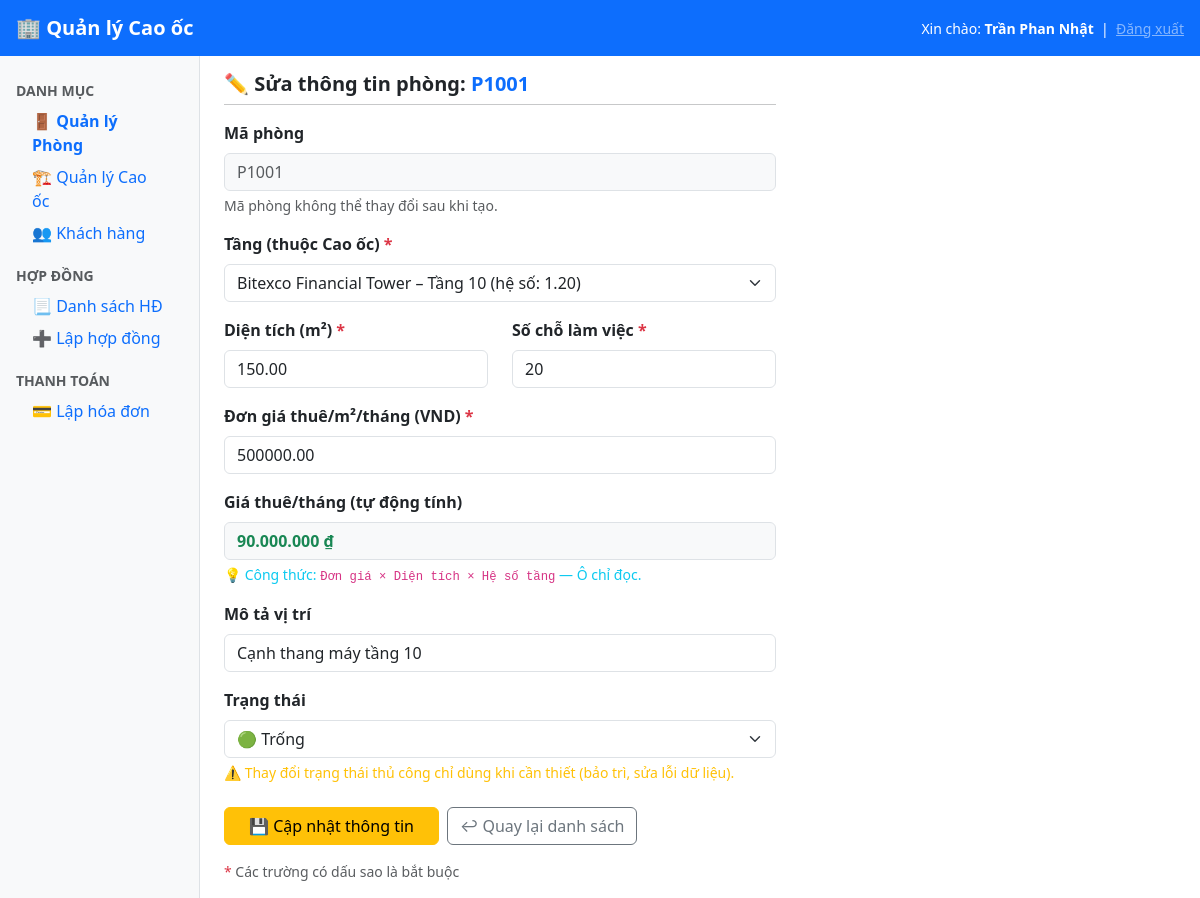
/admin/phong/phong_sua.php?id=P1001 (signed in), run on the app's committed database.
### tables this page shows
CREATE TABLE IF NOT EXISTS PHONG (
    maPhong CHAR(10) PRIMARY KEY,
     
    dienTich DECIMAL(15,2) NOT NULL CHECK (dienTich > 0),
    soChoLamViec INT NOT NULL CHECK (soChoLamViec > 0),
    moTaViTri VARCHAR(200) NULL,
    donGiaM2 DECIMAL(15,2) NOT NULL CHECK (donGiaM2 > 0),
    giaThue DECIMAL(15,2) DEFAULT 0,
    trangThai VARCHAR(20) DEFAULT "Trống",
    maTang CHAR(10) NOT NULL,
    FOREIGN KEY (maTang) REFERENCES TANG(maTang) ON DELETE CASCADE ON UPDATE CASCADE
);

### thuvien.php (called while the page is built, shortened)
<?php
function e($chuoi) {
    return htmlspecialchars($chuoi ?? '', ENT_QUOTES, 'UTF-8');
}

### admin/phong/phong_sua.php (the view, shortened to what this page needs)
<?php
require_once "../../thuvien.php";
require_once "../../cauhinh.php";
$maPhong = trim($_GET['id'] ?? '');
$maPhong_esc = $conn->real_escape_string($maPhong);
$sql_phong = "SELECT p.*, t.heSoGia, t.soTang, c.tenCaoOc
              FROM PHONG p
              JOIN TANG   t ON p.maTang  = t.maTang
              JOIN CAO_OC c ON t.maCaoOc = c.maCaoOc
              WHERE p.maPhong = '$maPhong_esc'";
$result_phong = $conn->query($sql_phong);
$phong = $result_phong->fetch_assoc();
$sql_tang = "SELECT t.maTang, t.soTang, t.heSoGia, c.tenCaoOc
             FROM TANG t
             JOIN CAO_OC c ON t.maCaoOc = c.maCaoOc
             ORDER BY c.tenCaoOc, t.soTang";
$result_tang = $conn->query($sql_tang);
?>
<!DOCTYPE html>
<html lang="vi">
<head>
    <link rel="stylesheet"
          href="https://cdn.jsdelivr.net/npm/bootstrap@5.3.0/dist/css/bootstrap.min.css">
    <link rel="stylesheet" href="../assets/css/style.css">
</head>
<body>
<nav class="navbar navbar-dark bg-primary px-3 py-2">
    <span class="navbar-brand fw-bold fs-5">🏢 Quản lý Cao ốc</span>
    <span class="text-white small">
        Xin chào: <strong><?php echo e($_SESSION['tenNV']); ?></strong>
        &nbsp;|&nbsp;
        <a href="../dangxuat.php" class="text-white-50">Đăng xuất</a>
    </span>
</nav>
<div class="container-fluid">
<div class="row">
    <div class="col-md-2 bg-light border-end min-vh-100 pt-3 px-0">
        <div class="px-3">
            <p class="text-muted fw-bold small mb-1 mt-2">DANH MỤC</p>
            <ul class="nav flex-column">
                <li><a class="nav-link py-1 active fw-bold" href="phong_hienthi.php">🚪 Quản lý Phòng</a></li>
                <li><a class="nav-link py-1" href="../cao_oc/cao_oc_hienthi.php">🏗️ Quản lý Cao ốc</a></li>
                <li><a class="nav-link py-1" href="../khach_hang/kh_hienthi.php">👥 Khách hàng</a></li>
            </ul>
            <p class="text-muted fw-bold small mb-1 mt-3">HỢP ĐỒNG</p>
            <ul class="nav flex-column">
                <li><a class="nav-link py-1" href="../hop_dong/hd_hienthi.php">📃 Danh sách HĐ</a></li>
                <li><a class="nav-link py-1" href="../hop_dong/hd_them.php">➕ Lập hợp đồng</a></li>
            </ul>
            <p class="text-muted fw-bold small mb-1 mt-3">THANH TOÁN</p>
            <ul class="nav flex-column">
                <li><a class="nav-link py-1" href="../thanh_toan/tt_tao.php">💳 Lập hóa đơn</a></li>
            </ul>
        </div>
    </div>
    <div class="col-md-6 pt-3 px-4">
        <h5 class="fw-bold">✏️ Sửa thông tin phòng:
            <span class="text-primary"><?php echo e($phong['maPhong']); ?></span>
        </h5>
        <hr class="mt-1">
        <form method="POST" action="phong_sua_submit.php" novalidate>
            <div class="mb-3">
                <label class="form-label fw-semibold">Mã phòng</label>
                <input type="text" class="form-control bg-light text-muted"
                       value="<?php echo e($phong['maPhong']); ?>" readonly>
                <div class="form-text text-muted">Mã phòng không thể thay đổi sau khi tạo.</div>
            </div>
            <div class="mb-3">
                <label class="form-label fw-semibold">
                    Tầng (thuộc Cao ốc) <span class="text-danger">*</span>
                </label>
                <select name="maTang" id="maTang" class="form-select" required
                        onchange="capNhatHeSoVaTinhGia()">
                    <?php
                    while ($tang = $result_tang->fetch_assoc()) {
                        $selected = ($tang['maTang'] === $phong['maTang']) ? 'selected' : '';
                        printf(
                            '<option value="%s" data-heso="%s" %s>%s – Tầng %d (hệ số: %s)</option>',
                            e($tang['maTang']),
                            $tang['heSoGia'],
                            $selected,
                            e($tang['tenCaoOc']),
                            $tang['soTang'],
                            $tang['heSoGia']
                        );
                    }
                    ?>
                </select>
            </div>
            <div class="row">
                <div class="col-md-6 mb-3">
                    <label class="form-label fw-semibold">
                        Diện tích (m²) <span class="text-danger">*</span>
                    </label>
                    <input type="number" name="dienTich" id="dienTich"
                           class="form-control" min="1" step="0.1" required
                           value="<?php echo $phong['dienTich']; ?>"
                           onchange="tinhGiaThuePreview()" oninput="tinhGiaThuePreview()">
                </div>
                <div class="col-md-6 mb-3">
                    <label class="form-label fw-semibold">
                        Số chỗ làm việc <span class="text-danger">*</span>
                    </label>
                    <input type="number" name="soChoLamViec" class="form-control"
                           min="1" required
                           value="<?php echo $phong['soChoLamViec']; ?>">
                </div>
            </div>
            <div class="mb-3">
                <label class="form-label fw-semibold">
                    Đơn giá thuê/m²/tháng (VND) <span class="text-danger">*</span>
                </label>
                <input type="number" name="donGiaM2" id="donGiaM2"
                       class="form-control" min="1" step="1000" required
                       value="<?php echo $phong['donGiaM2']; ?>"
                       onchange="tinhGiaThuePreview()" oninput="tinhGiaThuePreview()">
            </div>
            <div class="mb-3">
                <label class="form-label fw-semibold">Giá thuê/tháng (tự động tính)</label>
                <input type="text" id="giaThuePreview"
                       class="form-control bg-light text-success fw-bold"
                       readonly
                       value="<?php echo number_format($phong['giaThue'], 0, ',', '.') . ' ₫'; ?>">
                <div class="form-text text-info">
                    💡 Công thức: <code>Đơn giá × Diện tích × Hệ số tầng</code> — Ô chỉ đọc.
                </div>
            </div>
            <div class="mb-3">
                <label class="form-label fw-semibold">Mô tả vị trí</label>
                <input type="text" name="moTaViTri" class="form-control"
                       value="<?php echo e($phong['moTaViTri'] ?? ''); ?>"
                       placeholder="VD: Góc tây nam, view hồ bơi">
            </div>
            <div class="mb-3">
                <label class="form-label fw-semibold">Trạng thái</label>
                <select name="trangThai" class="form-select">
                    <option value="Trống"
                        <?php if ($phong['trangThai'] === 'Trống')    echo 'selected'; ?>>
                        🟢 Trống
                    </option>
                </select>
                <div class="form-text text-warning">
                    ⚠️ Thay đổi trạng thái thủ công chỉ dùng khi cần thiết (bảo trì, sửa lỗi dữ liệu).
                </div>
            </div>
            <div class="d-flex gap-2 mt-4">
                <button type="submit" class="btn btn-warning px-4">
                    💾 Cập nhật thông tin
                </button>
                <a href="phong_hienthi.php" class="btn btn-outline-secondary">
                    ↩ Quay lại danh sách
                </a>
            </div>
            <p class="mt-3 text-muted small">
                <span class="text-danger">*</span> Các trường có dấu sao là bắt buộc
            </p>
        </form>
    </div>
</div>
</div>
</body>
</html>

### data on the page
phong: maPhong "P1001", dienTich "150.00", soChoLamViec "20", donGiaM2 "500000.00", giaThue "90.000.000 ₫", moTaViTri "Cạnh thang máy tầng 10", trangThai "🟢 Trống"

### other printed values
$_SESSION['tenNV'] "Trần Phan Nhật"
form field maTang "Bitexco Financial Tower – Tầng 10 (hệ số: 1.20)"
